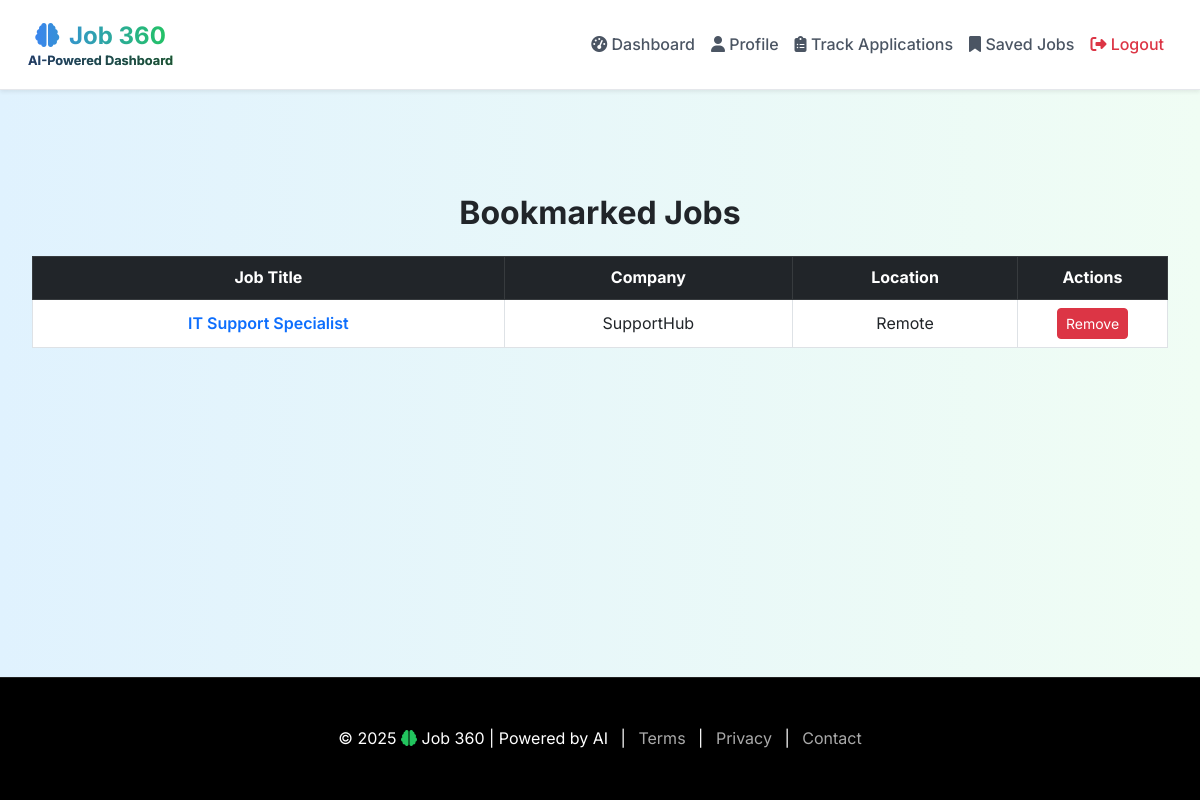
Page /bookmarked-jobs/ (signed in) on the committed database.
### myapp/models.py (models this page shows, shortened)
class Bookmark(models.Model):
    job_seeker = models.ForeignKey(JobSeeker, on_delete=models.CASCADE, related_name="bookmarks")
    job = models.ForeignKey(Job, on_delete=models.CASCADE, related_name="bookmarked_by")
    saved_at = models.DateTimeField(default=timezone.now)
    class Meta:
        unique_together = ('job_seeker', 'job')  # prevent duplicate bookmarks

class Job(models.Model):
    title = models.CharField(max_length=200)
    description = models.TextField()
    company_name = models.CharField(max_length=200, blank=True, null=True)
    location = models.CharField(max_length=150, blank=True, null=True)
    job_type = models.CharField(max_length=20, choices=JOB_TYPE_CHOICES, default='full_time')
    salary_range = models.CharField(max_length=100, blank=True, null=True)
    required_skills = models.TextField()  # comma-separated skills
    created_at = models.DateTimeField(default=timezone.now)
    updated_at = models.DateTimeField(auto_now=True)

### myapp/views.py (the view)
# urls.py: path("bookmarked-jobs/", views.bookmarked_jobs, name="bookmarked_jobs"),
def bookmarked_jobs(request):
    jobseeker_id = request.session.get("jobseeker_id")
    if not jobseeker_id:
        messages.warning(request, "Please log in to view bookmarked jobs.")
        return redirect("login")
    jobseeker = JobSeeker.objects.get(id=jobseeker_id)
    bookmarks = Bookmark.objects.filter(job_seeker=jobseeker).select_related("job")
    return render(request, "bookmarked_jobs.html", {"bookmarks": bookmarks})

### templates/bookmarked_jobs.html (shortened to what this page needs)
{% extends 'base.html' %}
{% block content %}
<div class="container py-5">
    <h2 class="fw-bold mb-4">Bookmarked Jobs</h2>
    {% if bookmarks %}
        <div class="table-responsive">
            <table class="table table-bordered table-hover align-middle">
                <thead class="table-dark">
                    <tr>
                        <th scope="col">Job Title</th>
                        <th scope="col">Company</th>
                        <th scope="col">Location</th>
                        <th scope="col" style="width: 150px;">Actions</th>
                    </tr>
                </thead>
                <tbody>
                    {% for bookmark in bookmarks %}
                        <tr>
                            <td>
                                <a href="{% url 'job_detail' bookmark.job.id %}" class="fw-semibold text-decoration-none">
                                    {{ bookmark.job.title }}
                                </a>
                            </td>
                            <td>{{ bookmark.job.company_name }}</td>
                            <td>{{ bookmark.job.location }}</td>
                            <td>
                                <form method="post" action="{% url 'toggle_bookmark' bookmark.job.id %}">
                                    <button type="submit" class="btn btn-sm btn-danger">
                                        Remove
                                    </button>
                                </form>
                            </td>
                        </tr>
                    {% endfor %}
                </tbody>
            </table>
        </div>
    {% else %}
        <div class="alert alert-info mt-3">
            No bookmarked jobs yet.
        </div>
    {% endif %}
</div>
{% endblock %}

### templates/base.html (style rules this page uses)
html { scroll-behavior: smooth; }
body { background: linear-gradient(to right, #e0f2fe, #f0fdf4); min-height: 100vh; display: flex; flex-direction: column; font-family: 'Inter', 'Arial', sans-serif; line-height: 1.6; }
.container { text-align: center; padding: 2rem 1rem; max-width: 1200px; margin: 0 auto; }

### rows in the picture
Bookmark: job "IT Support Specialist", job.company_name "SupportHub", job.location "Remote"
